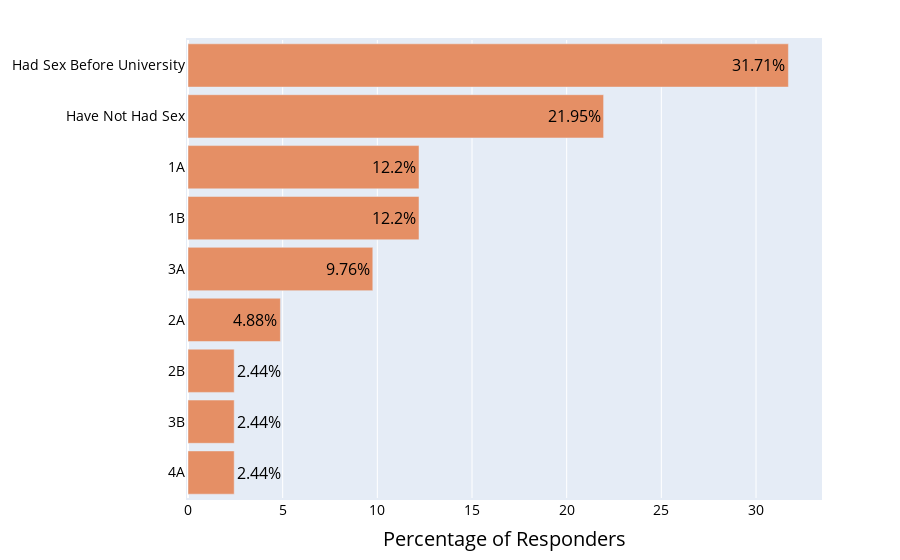

The notebook cell saved with this chart:
### Markdown cell above
# Slide 8 - Sex

### Code cell
top_labels = ['Had Sex Before University', 'Have Not Had Sex', '4A', '3B', '3A', '2B', '2A', '1B', '1A']
colors = ['rgb(240,191,166)', 'rgb(217,96,37)', 'rgb(222,111,57)', 'rgb(225,127,79)', 'rgb(229,143,101)', 'rgb(233,159,123)', 'rgb(236,175,145)', 'rgb(240,191,166)', 'rgb(252,241,235)']

values = [31.71, 21.95, 2.44, 2.44, 9.76, 2.44, 4.88, 12.20, 12.20]

fig = go.Figure(data=[go.Bar(x=values, 
                             y=top_labels, 
                             text=values, 
                             marker_color='rgb(229,143,101)',
                             textfont_color='#000000',
                             orientation='h',
                             textfont_size=16
                             )])
fig.update_layout(
    yaxis=dict(
        categoryorder='total ascending', 
        color='#000000',
        titlefont_size=20,
        tickfont_size=14
    ), 
    xaxis=dict(
        title='Percentage of Responders',
        color='#000000',
        titlefont_size=20,
        tickfont_size=14
    ),
    bargap=0.15, 
    margin=dict(l=80, r=80, t=40, b=40, pad=2))
fig.update_traces(texttemplate='%{text}%', textposition='auto')
iplot(fig)
fig.write_image("presentationImages/SOCIAL_S8_sEX_MonoColors.png", width=800, height=800)

### Figure 1 — Plotly figure (JSON) as saved in the notebook; plotly's stock layout.template omitted (floating-point values rounded to 4 significant figures)
{"data": [{"marker": {"color": "rgb(229,143,101)"}, "orientation": "h", "text": ["31.71", "21.95", "2.44", "2.44", "9.76", "2.44", "4.88", "12.2", "12.2"], "textfont": {"color": "#000000", "size": 16}, "textposition": "auto", "texttemplate": "%{text}%", "type": "bar", "x": [31.71, 21.95, 2.44, 2.44, 9.76, 2.44, 4.88, 12.2, 12.2], "y": ["Had Sex Before University", "Have Not Had Sex", "4A", "3B", "3A", "2B", "2A", "1B", "1A"]}], "layout": {"bargap": 0.15, "margin": {"b": 40, "l": 80, "pad": 2, "r": 80, "t": 40}, "xaxis": {"color": "#000000", "tickfont": {"size": 14}, "title": {"font": {"size": 20}, "text": "Percentage of Responders"}}, "yaxis": {"categoryorder": "total ascending", "color": "#000000", "tickfont": {"size": 14}, "title": {"font": {"size": 20}}}}}
